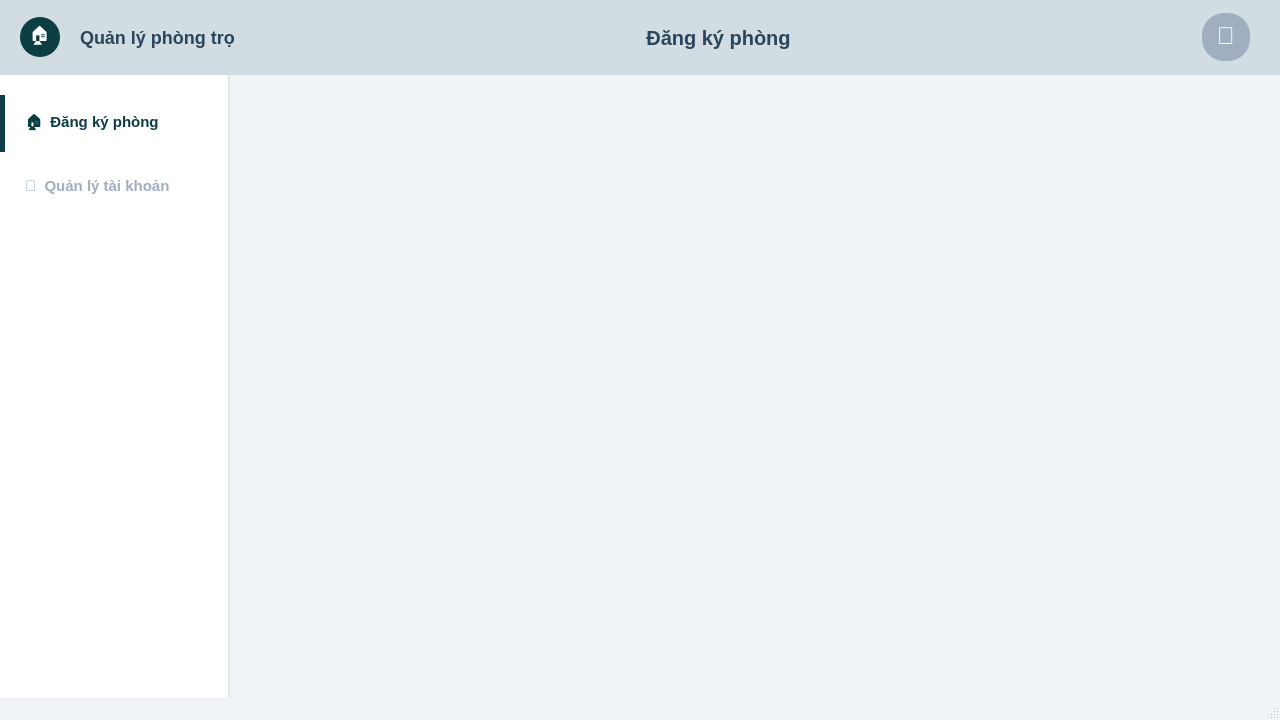
<?xml version="1.0" encoding="UTF-8"?>
<ui version="4.0">
 <class>GuestMainWindowRegister</class>
 <widget class="QMainWindow" name="GuestMainWindowRegister">
  <property name="geometry">
   <rect>
    <x>0</x>
    <y>0</y>
    <width>1280</width>
    <height>720</height>
   </rect>
  </property>
  <property name="windowTitle">
   <string>Quản lý phòng trọ - Đăng ký phòng</string>
  </property>
  <property name="styleSheet">
   <string>QMainWindow { background-color: #f0f4f7; }
QWidget#headerWidget { background-color: #d1dde3; }
QWidget#sidebarWidget { background-color: white; border-right: 2px solid #e2e8f0; }
QWidget#mainPage { background-color: #f0f4f7; }

/* Header */
QLabel#logoIcon { background-color: #0b3d42; border-radius: 20px; color: white; font-size: 18px; }
QLabel#logoText { color: #2b455b; font-weight: bold; font-size: 18px; }
QLabel#lblPageTitle { color: #2b455b; font-weight: bold; font-size: 20px; }
QLabel#lblAvatar { background-color: #a0aec0; border-radius: 22px; color: white; font-size: 24px; padding-bottom: 3px; }

/* Sidebar */
QWidget#sidebarWidget QPushButton { text-align: left; padding: 15px 25px; border: none; background-color: transparent; color: #a0aec0; font-size: 15px; font-weight: bold; }
QWidget#sidebarWidget QPushButton:hover { color: #2b455b; }
QWidget#sidebarWidget QPushButton:checked { color: #0b3d42; border-left: 5px solid #0b3d42; padding-left: 20px; }

/* Registration Page Content */
QWidget#containerPage { background-color: white; border-radius: 8px; border: 1px solid #e2e8f0; }

/* Search and Filters */
QLineEdit#txtSearchRoom { padding: 8px 12px; border: 1px solid #cbd5e0; border-radius: 6px; font-size: 14px; color: #4a5568; background-color: white;}
QComboBox.FilterCombo { padding: 8px 12px; border: 1px solid #cbd5e0; border-radius: 6px; font-size: 14px; background-color: white; color: #4a5568; }

/* Room Card */
QFrame.RoomCard { background-color: white; border: 1px solid #e2e8f0; border-radius: 12px; }
QLabel.RoomName { color: #1a202c; font-size: 18px; font-weight: bold; }
QLabel.RoomPrice { color: #0298a0; font-size: 16px; font-weight: bold; }
QLabel.StatusEmpty { background-color: #e6ffed; color: #38a169; border-radius: 10px; padding: 4px 10px; font-size: 12px; font-weight: bold; }
QLabel.CardInfo { color: #4a5568; font-size: 13px; }
QToolButton.BtnMore { border: none; background-color: transparent; font-size: 18px; font-weight: bold; color: #a0aec0; }
QToolButton.BtnMore:hover { color: #2b455b; }

QPushButton.BtnDetail { background-color: white; color: #0298a0; border: 1px solid #0298a0; border-radius: 6px; padding: 8px; font-weight: bold; }
QPushButton.BtnDetail:hover { background-color: #e6f2f2; }
QPushButton.BtnBook { background-color: #0298a0; color: white; border-radius: 6px; padding: 8px; font-weight: bold; }
QPushButton.BtnBook:hover { background-color: #027a80; }

/* Pagination */
QLabel#lblPagination { color: #718096; font-size: 13px; }
QPushButton.PageBtn { background-color: transparent; color: #4a5568; border: none; font-size: 13px; font-weight: bold; padding: 5px 10px; border-radius: 4px; }
QPushButton.PageBtn:hover { background-color: #edf2f7; }
QPushButton.PageBtnActive { background-color: #0298a0; color: white; border: none; font-size: 13px; font-weight: bold; padding: 5px 10px; border-radius: 4px; }</string>
  </property>
  <widget class="QWidget" name="centralwidget">
   <layout class="QVBoxLayout" name="verticalLayoutMain">
    <property name="spacing"><number>0</number></property>
    <property name="leftMargin"><number>0</number></property>
    <property name="topMargin"><number>0</number></property>
    <property name="rightMargin"><number>0</number></property>
    <property name="bottomMargin"><number>0</number></property>
    <item>
     <widget class="QWidget" name="headerWidget" native="true">
      <property name="minimumSize">
       <size>
        <width>0</width>
        <height>75</height>
       </size>
      </property>
      <property name="maximumSize">
       <size>
        <width>16777215</width>
        <height>75</height>
       </size>
      </property>
      <layout class="QHBoxLayout" name="horizontalLayoutHeader">
       <property name="spacing"><number>20</number></property>
       <property name="leftMargin"><number>20</number></property>
       <property name="rightMargin"><number>30</number></property>
       <item>
        <widget class="QLabel" name="logoIcon">
         <property name="minimumSize">
          <size>
           <width>40</width>
           <height>40</height>
          </size>
         </property>
         <property name="maximumSize">
          <size>
           <width>40</width>
           <height>40</height>
          </size>
         </property>
         <property name="text">
          <string>🏠</string>
         </property>
         <property name="alignment">
          <set>Qt::AlignCenter</set>
         </property>
        </widget>
       </item>
       <item>
        <widget class="QLabel" name="logoText">
         <property name="text">
          <string>Quản lý phòng trọ</string>
         </property>
        </widget>
       </item>
       <item>
        <spacer name="spacerHeader1">
         <property name="orientation">
          <enum>Qt::Horizontal</enum>
         </property>
         <property name="sizeHint" stdset="0">
          <size>
           <width>40</width>
           <height>20</height>
          </size>
         </property>
        </spacer>
       </item>
       <item>
        <widget class="QLabel" name="lblPageTitle">
         <property name="text">
          <string>Đăng ký phòng</string>
         </property>
         <property name="alignment">
          <set>Qt::AlignCenter</set>
         </property>
        </widget>
       </item>
       <item>
        <spacer name="spacerHeader2">
         <property name="orientation">
          <enum>Qt::Horizontal</enum>
         </property>
         <property name="sizeHint" stdset="0">
          <size>
           <width>40</width>
           <height>20</height>
          </size>
         </property>
        </spacer>
       </item>
       <item>
        <widget class="QLabel" name="lblAvatar">
         <property name="minimumSize">
          <size>
           <width>48</width>
           <height>48</height>
          </size>
         </property>
         <property name="maximumSize">
          <size>
           <width>48</width>
           <height>48</height>
          </size>
         </property>
         <property name="text">
          <string>👤</string>
         </property>
         <property name="alignment">
          <set>Qt::AlignCenter</set>
         </property>
        </widget>
       </item>
      </layout>
     </widget>
    </item>
    <item>
     <layout class="QHBoxLayout" name="horizontalLayoutBody">
      <property name="spacing"><number>0</number></property>
      <item>
       <widget class="QWidget" name="sidebarWidget" native="true">
        <property name="minimumSize">
         <size>
          <width>230</width>
          <height>0</height>
         </size>
        </property>
        <property name="maximumSize">
         <size>
          <width>230</width>
          <height>16777215</height>
         </size>
        </property>
        <layout class="QVBoxLayout" name="verticalLayoutSidebar">
         <property name="spacing"><number>10</number></property>
         <property name="leftMargin"><number>0</number></property>
         <property name="topMargin"><number>20</number></property>
         <property name="rightMargin"><number>0</number></property>
         <property name="bottomMargin"><number>20</number></property>
         <item>
          <widget class="QPushButton" name="btnNavRegister">
           <property name="text">
            <string>🏠  Đăng ký phòng</string>
           </property>
           <property name="checkable">
            <bool>true</bool>
           </property>
           <property name="checked">
            <bool>true</bool>
           </property>
          </widget>
         </item>
         <item>
          <widget class="QPushButton" name="btnNavAccount">
           <property name="text">
            <string>👤  Quản lý tài khoản</string>
           </property>
           <property name="checkable">
            <bool>true</bool>
           </property>
          </widget>
         </item>
         <item>
          <spacer name="verticalSpacerSidebar">
           <property name="orientation">
            <enum>Qt::Vertical</enum>
           </property>
           <property name="sizeHint" stdset="0">
            <size>
             <width>20</width>
             <height>40</height>
            </size>
           </property>
          </spacer>
         </item>
        </layout>
       </widget>
      </item>
      <item>
       <widget class="QStackedWidget" name="stackGuestMain">
        <widget class="QWidget" name="pageRong" />
       </widget>
      </item>
     </layout>
    </item>
   </layout>
  </widget>
  <widget class="QStatusBar" name="statusbar"/>
 </widget>
 <resources/>
 <connections/>
</ui>
